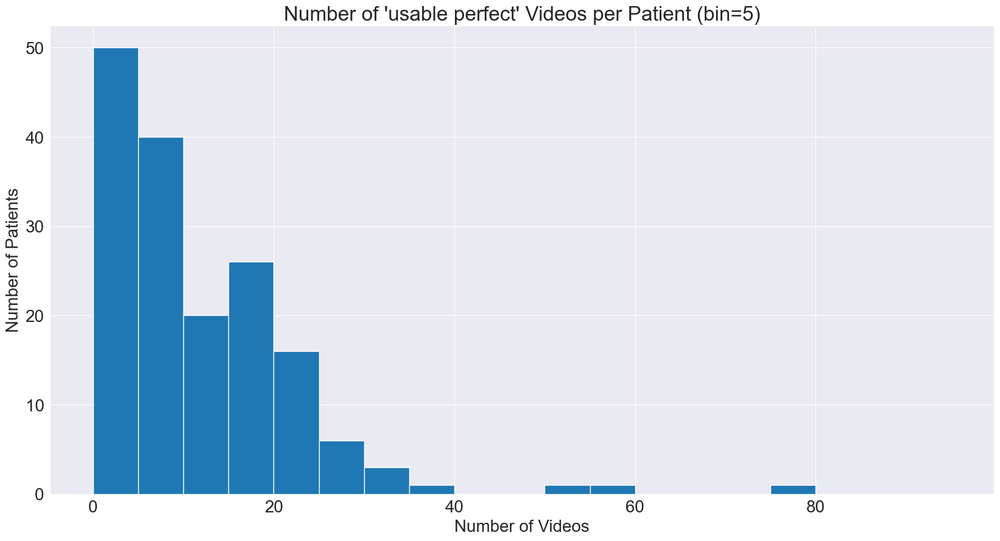
#> input picture data_processing_analysis/melda_dataset/patient_distribution.png, 1000 x 541 px, shrunk from 1642 x 889 before the run
$ python niqe_score.py ../../data_processing_analysis/melda_dataset/patient_distribution.png
#> lines starting #> are read from the running program, lines starting #| are printed output that depends on the picture
import numpy as np
import scipy.io
import scipy.ndimage
import scipy.special
import scipy.linalg
import math
import os
import sys
from PIL import Image

# === PRE-COMPUTATION ===
gamma_range = np.arange(0.2, 10, 0.001)
a = scipy.special.gamma(2.0 / gamma_range)
a *= a
b = scipy.special.gamma(1.0 / gamma_range)
c = scipy.special.gamma(3.0 / gamma_range)
prec_gammas = a / (b * c)

# === CORE FUNCTIONS ===
def aggd_features(imdata):
    imdata = imdata.flatten()
    imdata2 = imdata * imdata
    left_data = imdata2[imdata < 0]
    right_data = imdata2[imdata >= 0]
    left_mean_sqrt = np.sqrt(np.mean(left_data)) if len(left_data) > 0 else 0
    right_mean_sqrt = np.sqrt(np.mean(right_data)) if len(right_data) > 0 else 0

    gamma_hat = left_mean_sqrt / right_mean_sqrt if right_mean_sqrt != 0 else np.inf
    r_hat = (np.mean(np.abs(imdata)) ** 2) / (np.mean(imdata2)) if np.mean(imdata2) != 0 else np.inf
    rhat_norm = r_hat * (((gamma_hat**3 + 1) * (gamma_hat + 1)) / ((gamma_hat**2 + 1) ** 2))

    pos = np.argmin((prec_gammas - rhat_norm) ** 2)
    alpha = gamma_range[pos]

    gam1 = scipy.special.gamma(1.0 / alpha)
    gam2 = scipy.special.gamma(2.0 / alpha)
    gam3 = scipy.special.gamma(3.0 / alpha)

    aggdratio = np.sqrt(gam1) / np.sqrt(gam3)
    bl = aggdratio * left_mean_sqrt
    br = aggdratio * right_mean_sqrt
    N = (br - bl) * (gam2 / gam1)

    return (alpha, N, bl, br, left_mean_sqrt, right_mean_sqrt)

def paired_product(im):
    return tuple(np.roll(im, shift, axis) * im for shift, axis in [(1, 1), (1, 0), (1, 0), (1, 0)])

def compute_image_mscn_transform(image, C=1):
    avg_window = np.array([np.exp(-0.5 * (i**2) / ((7.0/6.0)**2)) for i in range(-3, 4)])
    avg_window /= np.sum(avg_window)

    mu = scipy.ndimage.correlate1d(image, avg_window, 0, mode='constant')
    mu = scipy.ndimage.correlate1d(mu, avg_window, 1, mode='constant')
    var = scipy.ndimage.correlate1d(image**2, avg_window, 0, mode='constant')
    var = scipy.ndimage.correlate1d(var, avg_window, 1, mode='constant')
    var = np.sqrt(np.abs(var - mu**2))

    return (image - mu) / (var + C)

def _niqe_extract_subband_feats(mscn):
    alpha_m, N, bl, br, *_ = aggd_features(mscn)
    pps = paired_product(mscn)
    feats = [alpha_m, (bl + br) / 2.0]
    for p in pps:
        alpha, N, bl, br, *_ = aggd_features(p)
        feats.extend([alpha, N, bl, br])
    return np.array(feats)

def extract_on_patches(img, patch_size):
    h, w = img.shape
    patches = [img[i:i+patch_size, j:j+patch_size]
               for i in range(0, h - patch_size + 1, patch_size)
               for j in range(0, w - patch_size + 1, patch_size)]
    return np.array([_niqe_extract_subband_feats(p) for p in patches])

def get_patches_test_features(img, patch_size=96):
    h, w = img.shape
    img = img[:h - h % patch_size, :w - w % patch_size]
    img_small = scipy.ndimage.zoom(img, 0.5, order=3)
    mscn1 = compute_image_mscn_transform(img)
    mscn2 = compute_image_mscn_transform(img_small)
    feats1 = extract_on_patches(mscn1, patch_size)
    feats2 = extract_on_patches(mscn2, patch_size // 2)
    return np.hstack((feats1, feats2))

def niqe(gray_img_np, model_mat_path='data/niqe_image_params.mat'):
    if gray_img_np.ndim != 2:
        raise ValueError("Input image must be grayscale.")
    if gray_img_np.shape[0] < 192 or gray_img_np.shape[1] < 192:
        raise ValueError("Image must be at least 192x192 in size for NIQE computation.")

    features = get_patches_test_features(gray_img_np)
    model = scipy.io.loadmat(model_mat_path)
    pop_mu = model['pop_mu'].flatten()
    pop_cov = model['pop_cov']
    sample_mu = np.mean(features, axis=0)
    sample_cov = np.cov(features.T)
    X = sample_mu - pop_mu
    cov = (sample_cov + pop_cov) / 2.0
    pinv = scipy.linalg.pinv(cov)
    return np.sqrt(np.dot(np.dot(X, pinv), X))


# === MAIN SCRIPT ===
if __name__ == "__main__":
    if len(sys.argv) < 2:
        print("Usage: python niqe_score.py path/to/image.png")
        sys.exit(1)

    img_path = sys.argv[1]
    if not os.path.exists(img_path):
        print(f"Error: {img_path} not found.")
        sys.exit(1)

    img = Image.open(img_path).convert("L")  # Convert to grayscale
    img_np = np.array(img).astype(np.float32)

    score = niqe(img_np)
#> call 2 of compute_image_mscn_transform, with C = 1
#> in compute_image_mscn_transform (call 2), `mu = scipy.ndimage.correlate1d(mu, avg_window, 1, mode='constant')`:
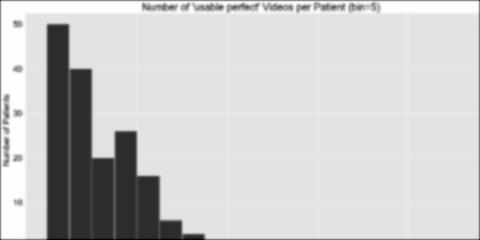
#> mu: shape (240, 480) float32; min 66.92, max 255.3, mean 217.3; drawn with min black and max white
#> in compute_image_mscn_transform (call 2), `var = scipy.ndimage.correlate1d(image**2, avg_window, 0, mode='constan..`:
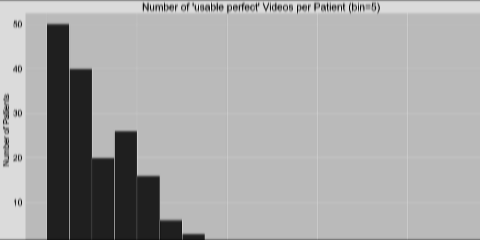
#> var: shape (240, 480) float32; min 853.7, max 75312, mean 49867; drawn with min black and max white
#> in compute_image_mscn_transform (call 2), `var = np.sqrt(np.abs(var - mu**2))`:
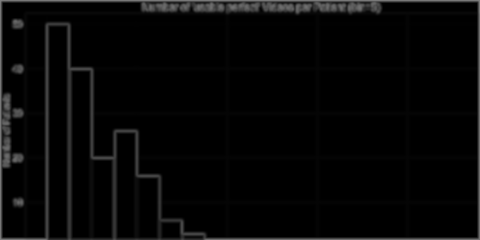
#> var: shape (240, 480) float32; min 0, max 126.9, mean 7.1
#> in compute_image_mscn_transform (call 2), `return (image - mu) / (var + C)`:
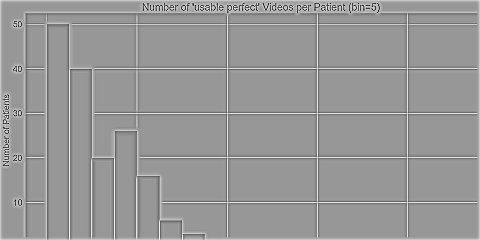
#> returned value: shape (240, 480) float32; min -2.24, max 1.53, mean 0.0085; drawn with min black and max white
#> in extract_on_patches, `patches = [img[i:i+patch_size, j:j+patch_size] for i in range(0, h - p..`: patches = 50 items
#> in get_patches_test_features, `return np.hstack((feats1, feats2))`:
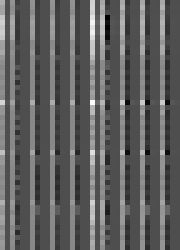
#> returned value: shape (50, 36) float64 (shown 5 times larger); min -0.274, max 0.612, mean 0.0557; drawn with min black and max white
#> (reads src/iq/data/niqe_image_params.mat from the repository)
#> in niqe, `sample_mu = np.mean(features, axis=0)`: sample_mu = 36 values, max 0.349 at index 18, min -0.0803 at index 25, mean 0.0557
#> in niqe, `sample_cov = np.cov(features.T)`:
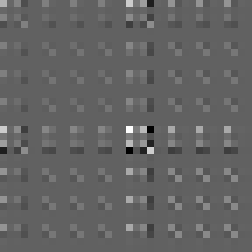
#> sample_cov: shape (36, 36) float64 (shown 7 times larger); min -0.00681, max 0.0111, mean 0.000184; drawn with min black and max white
#> in niqe, `X = sample_mu - pop_mu`: X = 36 values, max -0.0367 at index 11, min -2.74 at index 18, mean -0.464
#> in niqe, `pinv = scipy.linalg.pinv(cov)`:
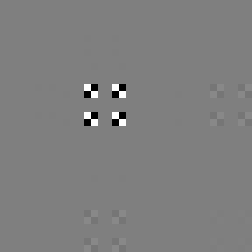
#> pinv: shape (36, 36) float64 (shown 7 times larger); min -158059828.4, max 158410689.1, mean 9.8; drawn with min black and max white
#> score = 25.96
    print(f"NIQE score for {img_path}: {score:.3f}")
#| NIQE score for ../../data_processing_analysis/melda_dataset/patient_distribution.png: 25.962

    '''
    python niqe_score.py "D:\Martin\thesis\data\processed\dataset_labelbox_export_test_2504_test_final_roi_crop\test\imgs\1888.png"
    '''
